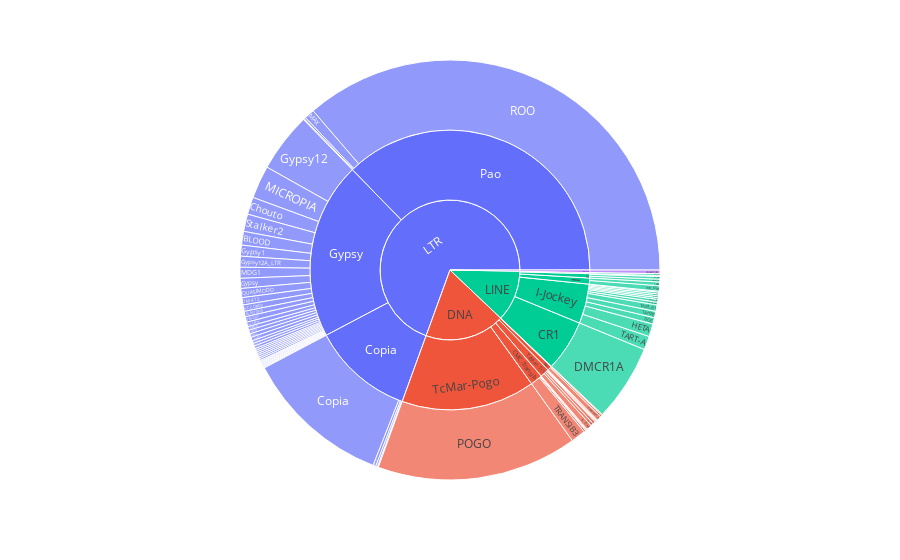

The cell this chart's notebook holds for it:
### Code cell
df = TE_data_table.copy()
expressed = df["Female_Counts"] > 0
df = df[expressed]
# fig = px.sunburst(df, path=['SubClass', 'SuperFamily', 'Family'], values='Male_Counts', color = "Male_subject_coverage")
fig = px.sunburst(df, path=['Subclass', 'Superfamily', 'Family'], values='Female_Counts')
fig.show()

### Figure 1 — Plotly figure (JSON) as saved in the notebook; plotly's stock layout.template omitted (floating-point values rounded to 4 significant figures)
{"data": [{"branchvalues": "total", "domain": {"x": [0, 1], "y": [0, 1]}, "hovertemplate": "labels=%{label}<br>Female_Counts=%{value}<br>parent=%{parent}<br>id=%{id}<extra></extra>", "ids": ["LTR/Gypsy/ACCORD", "LTR/Gypsy/ACCORD2", "DNA/TcMar-Tc1/BARI_DM", "LTR/Pao/BATUMI", "LTR/Gypsy/BLASTOPIA", "LTR/Gypsy/BLOOD", "LINE/I-Jockey/BS", "LINE/I-Jockey/BS2", "LTR/Gypsy/BURDOCK", "LINE/R1-LOA/Baggins1", "LTR/Gypsy/Chimpo", "LTR/Gypsy/Chouto", "LTR/Copia/Copia", "LTR/Copia/Copia1", "LTR/Copia/Copia2", "LTR/Copia/DM1731", "LTR/Gypsy/DM176", "LTR/Gypsy/DM297", "LTR/Gypsy/DM412", "LTR/Gypsy/DM412B_LTR", "LINE/CR1/DMCR1A", "LINE/R1/DMRT1A", "LINE/R1/DMRT1B", "RC/Helitron/DNAREP1_DM", "LINE/I-Jockey/DOC", "LINE/I-Jockey/DOC3_DM", "LINE/I-Jockey/DOC5_DM", "LINE/I-Jockey/DOC6_DM", "DNA/TcMar-Tc1/FB4_DM", "LINE/I-Jockey/FW2_DM", "LINE/I-Jockey/G3_DM", "LTR/Gypsy/GTWIN", "LTR/Gypsy/Gypsy", "LTR/Gypsy/Gypsy1", "LTR/Gypsy/Gypsy10", "LTR/Gypsy/Gypsy11", "LTR/Gypsy/Gypsy12", "LTR/Gypsy/Gypsy12A_LTR", "LTR/Gypsy/Gypsy2", "LTR/Gypsy/Gypsy4", "LTR/Gypsy/Gypsy7", "LTR/Gypsy/Gypsy8", "LINE/I-Jockey/HETA", "DNA/hAT-hobo/HOBO", "LTR/Gypsy/IDEFIX", "LINE/I/IVK_DM", "LINE/I/I_DM", "LTR/Gypsy/Invader1", "LTR/Gypsy/Invader2", "LTR/Gypsy/Invader4", "LTR/Gypsy/Invader6", "DNA/CMC-Transib/M4DM", "LTR/Pao/MAX", "LTR/Gypsy/MDG1", "LTR/Gypsy/MICROPIA", "DNA/TcMar-Tc1/Mariner2_DM", "LTR/Gypsy/NOMAD", "DNA/TcMar-Pogo/POGO", "DNA/P/PROTOP", "DNA/P/PROTOP_B", "LTR/Gypsy/QUASIMODO", "LTR/Gypsy/QUASIMODO2", "LINE/R1/R1_DM", "LTR/Pao/ROO", "LTR/Pao/ROOA", "LTR/Gypsy/ROVER", "LTR/Gypsy/STALKER4", "DNA/TcMar-Tc1/S_DM", "LTR/Gypsy/Stalker2", "LTR/Gypsy/TABOR", "LINE/I-Jockey/TAHRE", "LINE/I-Jockey/TART-A", "LINE/I-Jockey/TART_B1", "DNA/TcMar-Tc1/TC1-2_DM", "DNA/TcMar-Tc1/TC1_DM", "LTR/Gypsy/TIRANT", "DNA/CMC-Transib/TRANSIB2", "DNA/CMC-Transib/TRANSIB3", "DNA/CMC-Transib/Transib5", "LTR/Gypsy/ZAM", "DNA/CMC-Transib", "LINE/CR1", "LTR/Copia", "LTR/Gypsy", "RC/Helitron", "LINE/I", "LINE/I-Jockey", "DNA/P", "LTR/Pao", "LINE/R1", "LINE/R1-LOA", "DNA/TcMar-Pogo", "DNA/TcMar-Tc1", "DNA/hAT-hobo", "DNA", "LINE", "LTR", "RC"], "labels": ["ACCORD", "ACCORD2", "BARI_DM", "BATUMI", "BLASTOPIA", "BLOOD", "BS", "BS2", "BURDOCK", "Baggins1", "Chimpo", "Chouto", "Copia", "Copia1", "Copia2", "DM1731", "DM176", "DM297", "DM412", "DM412B_LTR", "DMCR1A", "DMRT1A", "DMRT1B", "DNAREP1_DM", "DOC", "DOC3_DM", "DOC5_DM", "DOC6_DM", "FB4_DM", "FW2_DM", "G3_DM", "GTWIN", "Gypsy", "Gypsy1", "Gypsy10", "Gypsy11", "Gypsy12", "Gypsy12A_LTR", "Gypsy2", "Gypsy4", "Gypsy7", "Gypsy8", "HETA", "HOBO", "IDEFIX", "IVK_DM", "I_DM", "Invader1", "Invader2", "Invader4", "Invader6", "M4DM", "MAX", "MDG1", "MICROPIA", "Mariner2_DM", "NOMAD", "POGO", "PROTOP", "PROTOP_B", "QUASIMODO", "QUASIMODO2", "R1_DM", "ROO", "ROOA", "ROVER", "STALKER4", "S_DM", "Stalker2", "TABOR", "TAHRE", "TART-A", "TART_B1", "TC1-2_DM", "TC1_DM", "TIRANT", "TRANSIB2", "TRANSIB3", "Transib5", "ZAM", "CMC-Transib", "CR1", "Copia", "Gypsy", "Helitron", "I", "I-Jockey", "P", "Pao", "R1", "R1-LOA", "TcMar-Pogo", "TcMar-Tc1", "hAT-hobo", "DNA", "LINE", "LTR", "RC"], "name": "", "parents": ["LTR/Gypsy", "LTR/Gypsy", "DNA/TcMar-Tc1", "LTR/Pao", "LTR/Gypsy", "LTR/Gypsy", "LINE/I-Jockey", "LINE/I-Jockey", "LTR/Gypsy", "LINE/R1-LOA", "LTR/Gypsy", "LTR/Gypsy", "LTR/Copia", "LTR/Copia", "LTR/Copia", "LTR/Copia", "LTR/Gypsy", "LTR/Gypsy", "LTR/Gypsy", "LTR/Gypsy", "LINE/CR1", "LINE/R1", "LINE/R1", "RC/Helitron", "LINE/I-Jockey", "LINE/I-Jockey", "LINE/I-Jockey", "LINE/I-Jockey", "DNA/TcMar-Tc1", "LINE/I-Jockey", "LINE/I-Jockey", "LTR/Gypsy", "LTR/Gypsy", "LTR/Gypsy", "LTR/Gypsy", "LTR/Gypsy", "LTR/Gypsy", "LTR/Gypsy", "LTR/Gypsy", "LTR/Gypsy", "LTR/Gypsy", "LTR/Gypsy", "LINE/I-Jockey", "DNA/hAT-hobo", "LTR/Gypsy", "LINE/I", "LINE/I", "LTR/Gypsy", "LTR/Gypsy", "LTR/Gypsy", "LTR/Gypsy", "DNA/CMC-Transib", "LTR/Pao", "LTR/Gypsy", "LTR/Gypsy", "DNA/TcMar-Tc1", "LTR/Gypsy", "DNA/TcMar-Pogo", "DNA/P", "DNA/P", "LTR/Gypsy", "LTR/Gypsy", "LINE/R1", "LTR/Pao", "LTR/Pao", "LTR/Gypsy", "LTR/Gypsy", "DNA/TcMar-Tc1", "LTR/Gypsy", "LTR/Gypsy", "LINE/I-Jockey", "LINE/I-Jockey", "LINE/I-Jockey", "DNA/TcMar-Tc1", "DNA/TcMar-Tc1", "LTR/Gypsy", "DNA/CMC-Transib", "DNA/CMC-Transib", "DNA/CMC-Transib", "LTR/Gypsy", "DNA", "LINE", "LTR", "LTR", "RC", "LINE", "LINE", "DNA", "LTR", "LINE", "LINE", "DNA", "DNA", "DNA", "", "", "", ""], "type": "sunburst", "values": [3, 7, 1, 2, 6, 15, 2, 1, 4, 2, 3, 19, 161, 1, 2, 3, 4, 6, 8, 1, 84, 1, 3, 4, 7, 2, 3, 3, 3, 2, 2, 2, 11, 12, 1, 2, 65, 12, 2, 1, 1, 3, 14, 1, 4, 6, 4, 4, 1, 1, 5, 2, 11, 12, 36, 1, 2, 220, 2, 5, 10, 1, 3, 517, 1, 2, 2, 6, 19, 1, 7, 15, 7, 3, 1, 2, 1, 16, 1, 1, 20, 84, 167, 291, 4, 10, 65, 7, 531, 7, 2, 220, 15, 1, 263, 168, 989, 4]}], "layout": {"legend": {"tracegroupgap": 0}, "margin": {"t": 60}}}
